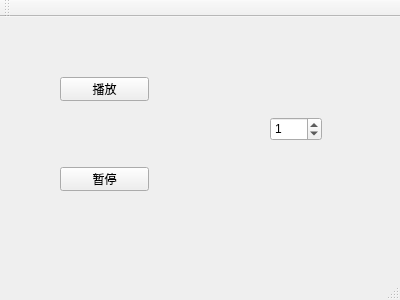
<?xml version="1.0" encoding="UTF-8"?>
<ui version="4.0">
 <class>MainWindow</class>
 <widget class="QMainWindow" name="MainWindow">
  <property name="geometry">
   <rect>
    <x>0</x>
    <y>0</y>
    <width>400</width>
    <height>300</height>
   </rect>
  </property>
  <property name="windowTitle">
   <string>MainWindow</string>
  </property>
  <widget class="QWidget" name="centralWidget">
   <widget class="QPushButton" name="pushButton">
    <property name="geometry">
     <rect>
      <x>60</x>
      <y>60</y>
      <width>89</width>
      <height>24</height>
     </rect>
    </property>
    <property name="text">
     <string>播放</string>
    </property>
   </widget>
   <widget class="QPushButton" name="pushButton_2">
    <property name="geometry">
     <rect>
      <x>60</x>
      <y>150</y>
      <width>89</width>
      <height>24</height>
     </rect>
    </property>
    <property name="text">
     <string>暂停</string>
    </property>
   </widget>
   <widget class="QSpinBox" name="spinBox">
    <property name="geometry">
     <rect>
      <x>270</x>
      <y>100</y>
      <width>52</width>
      <height>24</height>
     </rect>
    </property>
    <property name="value">
     <number>1</number>
    </property>
   </widget>
  </widget>
  <widget class="QMenuBar" name="menuBar">
   <property name="geometry">
    <rect>
     <x>0</x>
     <y>0</y>
     <width>400</width>
     <height>25</height>
    </rect>
   </property>
  </widget>
  <widget class="QToolBar" name="mainToolBar">
   <attribute name="toolBarArea">
    <enum>TopToolBarArea</enum>
   </attribute>
   <attribute name="toolBarBreak">
    <bool>false</bool>
   </attribute>
  </widget>
  <widget class="QStatusBar" name="statusBar"/>
 </widget>
 <layoutdefault spacing="6" margin="11"/>
 <resources/>
 <connections/>
</ui>
